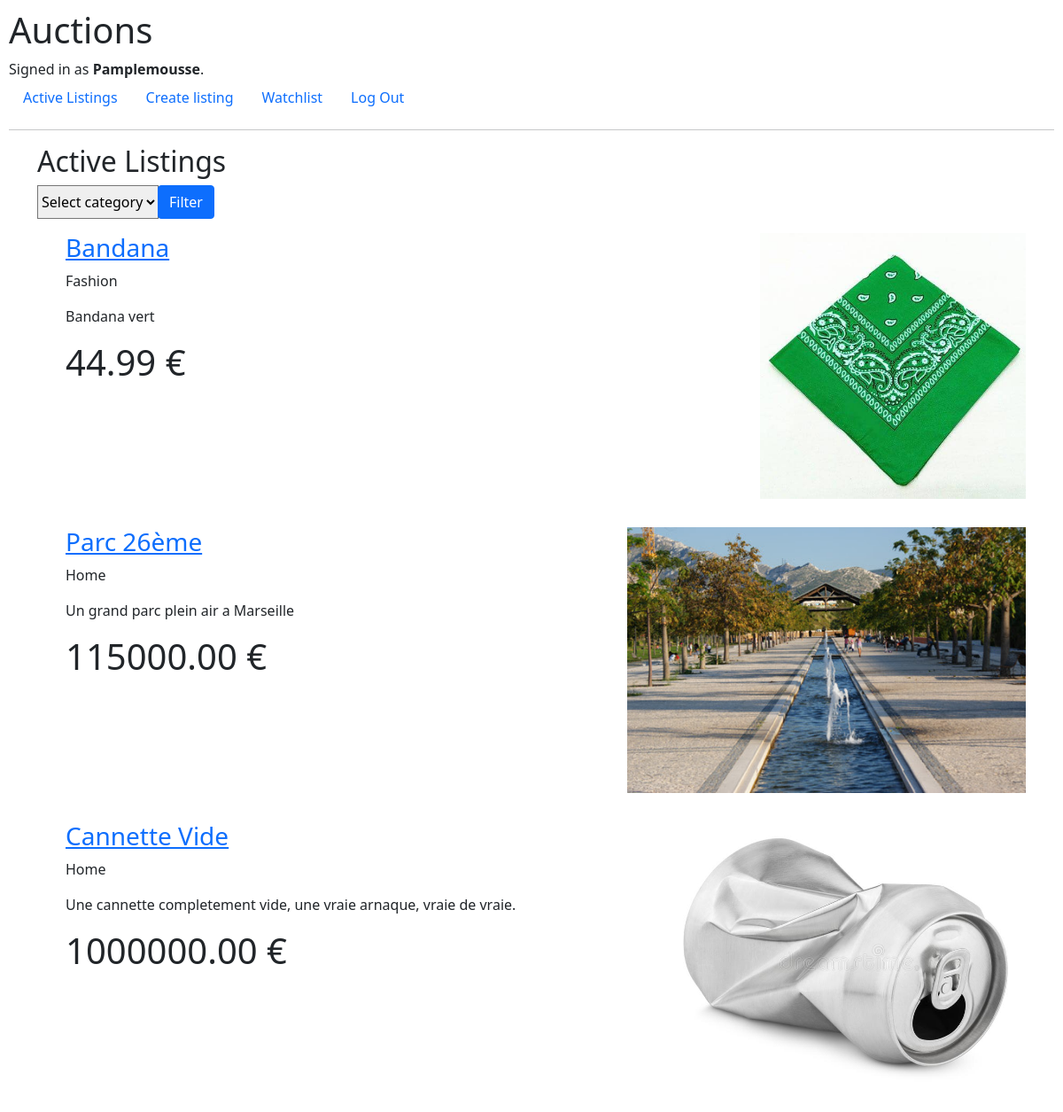
The page / (signed in) on the database its author committed.
### auctions/models.py (models this page shows, shortened)
class User(AbstractUser):
    pass

class Listing(models.Model):
    author = models.ForeignKey(User, on_delete=models.CASCADE)
    name = models.CharField(max_length=80)
    descryption = models.CharField(max_length=240)
    image = models.ImageField(null=True, blank=True, default='',upload_to='img')
    category = models.ForeignKey(Category, on_delete=models.CASCADE)
    price = models.DecimalField(max_digits=9, decimal_places=2)
    opened =models.BooleanField(default=True)

class Category(models.Model):
    name = models.CharField(max_length=50)
    def __str__(self):
        return f"{self.name}"

### auctions/views.py (the view)
# urls.py: path("", views.index, name="index"),
def index(request):
    if request.GET.get("filter"):
        filter = request.GET.get("filter")
        return render(request, "auctions/index.html", {
            "listings": Listing.objects.filter(category = filter, opened = True),
            "categories": Category.objects.all()
        })
    else:
        return render(request, "auctions/index.html", {
            "listings": Listing.objects.filter(opened = True),
            "categories": Category.objects.all()
    })

### auctions/templates/auctions/index.html (shortened to what this page needs)
{% extends "auctions/layout.html" %}
{% block body %}
    <div class="container">
    <h2>Active Listings</h2>
        <form action="{% url 'index' %}">
            <div class="input-group">
                <select class="custom-select" name='filter'>
                    <option style='display:none'>Select category</option>
                </select>
                <div class="input-group-append">
                    <button type="submit" class="btn btn-primary">Filter</button>
                </div>
            </div>
        </form>
    </div>
    <div class="container">
        <ul>
            {% for listing in listings %}
                <div class="row py-3">
                    <div class="col-sm-6 feature">
                        <a href="{% url 'listing' item_id=listing.id %}"><h3>{{ listing.name }}</h3></a>
                        <p>{{ listing.category }}</p>
                        <p>{{ listing.descryption }}</p>
                        <h1>{{ listing.price }} €</h1>
                    </div>
                    <div id="image" class="col-sm-6 feature">
                        <img src="{{ listing.image.url }}" alt={{ listing.image }} style="max-height:300px" onerror="this.src='https://www.pelectra.fr/includes/uploads/core/error_not_found.jpg?img=9326.08.15.5000.f.jpg'"></img>
                    </div>
                </div>
            {% empty %}
                <li>No Listings</li>
            {% endfor %}
        </ul>
    </div>
{% endblock %}

### auctions/templates/auctions/layout.html (shortened to what this page needs)
{% load static %}
<!DOCTYPE html>
<html lang="en">
    <head>
        <link href="https://cdn.jsdelivr.net/npm/bootstrap@5.1.3/dist/css/bootstrap.min.css" rel="stylesheet">
        <link href="{% static 'auctions/styles.css' %}" rel="stylesheet">
    </head>
    <body>
        <h1>Auctions</h1>
        <div>
            {% if user.is_authenticated %}
                Signed in as <strong>{{ user.username }}</strong>.
            {% else %}
                Not signed in.
            {% endif %}
        </div>
        <ul class="nav">
            <li class="nav-item">
                <a class="nav-link" href="{% url 'index' %}">Active Listings</a>
            </li>
            {% if user.is_authenticated %}
                <li class="nav-item">
                    <a class="nav-link" href="{% url 'create listing' %}">Create listing</a>
                </li>
                <li class="nav-item">
                    <a class="nav-link" href="{% url 'watchlist' %}">Watchlist</a>
                </li>
                <li class="nav-item">
                    <a class="nav-link" href="{% url 'logout' %}">Log Out</a>
                </li>
            {% endif %}
        </ul>
        <hr>
        {% block body %}
        {% endblock %}
    </body>
</html>

### auctions/static/auctions/styles.css (style rules this page uses)
body { padding: 10px; }
.custom-select { width: fit-content; }
#image { display: flex; justify-content: flex-end; align-items: flex-end; }

### rows shown on the page
User: username "Pamplemousse"
Listing: name "Bandana", category "Fashion", descryption "Bandana vert", price "44.99", image (picture)
Listing: name "Parc 26ème", category "Home", descryption "Un grand parc plein air a Marseille", price "115000.00", image (picture)
Listing: name "Cannette Vide", category "Home", descryption "Une cannette completement vide, une vraie arnaque, vraie de vraie.", price "1000000.00", image (picture)
